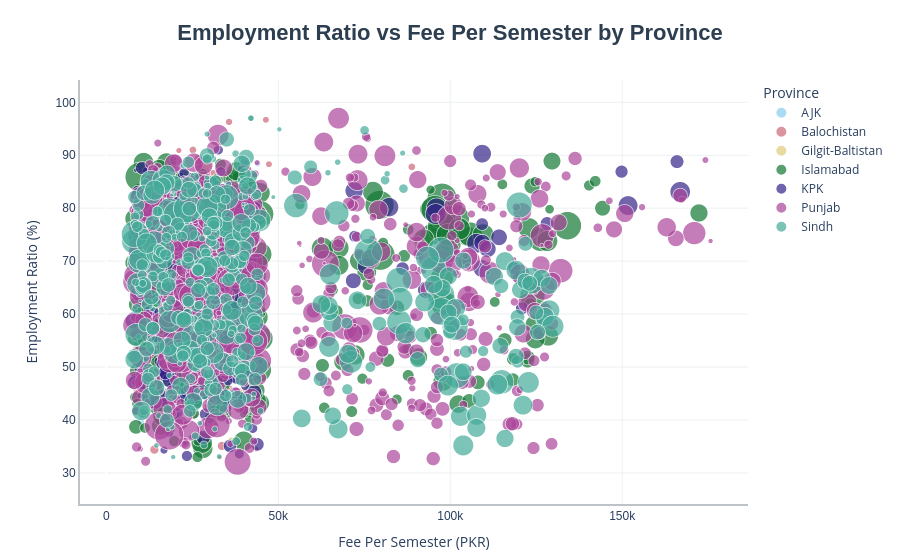

Notebook cell for this chart:
### Code cell
fig = px.scatter(
    c_uni_data,
    x='Fee_Per_Semester_PKR',
    y='Employment_Ratio_Pct',
    color='Province',
    size='Total_Enrollment',
    hover_data=["UNI_Name"],  
    title="<b>Employment Ratio vs Fee Per Semester by Province</b>",
    labels={
        "Fee_Per_Semester_PKR": "Fee Per Semester (PKR)",
        "Employment_Ratio_Pct": "Employment Ratio (%)",
        "Province": "Province",
        "Total_Enrollment": "Total Enrollment",
        "UNI_Name": "University",
    },
    color_discrete_sequence=px.colors.qualitative.Safe,
    size_max=30
)

fig.update_layout(
    title_font=dict(size=22, family="Arial", color="#2c3e50"),
    title_x=0.5,  # Center the title
    legend_title_text="Province",
    plot_bgcolor="rgba(0,0,0,0)",  # Transparent chart background
    paper_bgcolor="rgba(0,0,0,0)",
    margin=dict(l=80, r=50, t=80, b=50),
)

fig.update_xaxes(
    showline=True,
    linewidth=2,
    linecolor="#bdc3c7",
    showgrid=True,
    gridcolor="#ecf0f1",  
    tickfont=dict(size=12, family="Arial"),
)

fig.update_yaxes(
    showline=True,
    linewidth=2,
    linecolor="#bdc3c7",
    showgrid=True,
    gridcolor="#ecf0f1",  
    tickfont=dict(size=12, family="Arial"),
)


fig.update_traces(
    marker=dict(
        opacity=0.7,  
        line=dict(width=0.8, color="#ffffff"),  
    )
)

fig.show()

### Figure 1 — Plotly figure (JSON) as saved in the notebook; plotly's stock layout.template omitted (floating-point values rounded to 4 significant figures; data arrays with more than 128 entries replaced by an {"elided": "..."} marker saying what was removed)
{"data": [{"customdata": [["Mirpur University of Science & Technology"], ["Mirpur University of Science & Technology"], ["Mirpur University of Science & Technology"], ["Mirpur University of Science & Technology"], ["Mirpur University of Science & Technology"], ["Mirpur University of Science & Technology"], ["Mirpur University of Science & Technology"], ["Mirpur University of Science & Technology"], ["Mirpur University of Science & Technology"], ["Mirpur University of Science & Technology"], ["Mirpur University of Science & Technology"], ["Mirpur University of Science & Technology"], ["Mirpur University of Science & Technology"], ["Mirpur University of Science & Technology"], ["Mirpur University of Science & Technology"], ["Mirpur University of Science & Technology"], ["Mirpur University of Science & Technology"], ["Mirpur University of Science & Technology"], ["Mirpur University of Science & Technology"], ["Mirpur University of Science & Technology"], ["Mirpur University of Science & Technology"], ["Mirpur University of Science & Technology"], ["Mirpur University of Science & Technology"], ["Mirpur University of Science & Technology"], ["University of Azad Jammu & Kashmir"], ["University of Azad Jammu & Kashmir"], ["University of Azad Jammu & Kashmir"], ["University of Azad Jammu & Kashmir"], ["University of Azad Jammu & Kashmir"], ["University of Azad Jammu & Kashmir"], ["University of Azad Jammu & Kashmir"], ["University of Azad Jammu & Kashmir"], ["University of Azad Jammu & Kashmir"], ["University of Azad Jammu & Kashmir"], ["University of Azad Jammu & Kashmir"], ["University of Azad Jammu & Kashmir"], ["University of Azad Jammu & Kashmir"], ["University of Azad Jammu & Kashmir"], ["University of Azad Jammu & Kashmir"], ["University of Azad Jammu & Kashmir"], ["University of Azad Jammu & Kashmir"], ["University of Azad Jammu & Kashmir"], ["University of Azad Jammu & Kashmir"], ["University of Azad Jammu & Kashmir"], ["University of Azad Jammu & Kashmir"], ["University of Azad Jammu & Kashmir"], ["University of Azad Jammu & Kashmir"], ["University of Azad Jammu & Kashmir"], ["University of Azad Jammu & Kashmir"], ["University of Azad Jammu & Kashmir"], ["University of Azad Jammu & Kashmir"], ["University of Azad Jammu & Kashmir"], ["University of Azad Jammu & Kashmir"], ["University of Azad Jammu & Kashmir"], ["University of Azad Jammu & Kashmir"], ["University of Azad Jammu & Kashmir"], ["University of Azad Jammu & Kashmir"], ["University of Azad Jammu & Kashmir"], ["University of Azad Jammu & Kashmir"], ["University of Azad Jammu & Kashmir"]], "hovertemplate": "Province=AJK<br>Fee Per Semester (PKR)=%{x}<br>Employment Ratio (%)=%{y}<br>Total Enrollment=%{marker.size}<br>University=%{customdata[0]}<extra></extra>", "legendgroup": "AJK", "marker": {"color": "rgb(136, 204, 238)", "line": {"color": "#ffffff", "width": 0.8}, "opacity": 0.7, "size": [276, 231, 264, 284, 96, 95, 86, 102, 399, 398, 371, 401, 358, 346, 364, 404, 135, 142, 156, 185, 305, 311, 331, 322, 400, 450, 476, 433, 172, 180, 173, 208, 478, 559, 523, 541, 276, 282, 346, 372, 69, 66, 65, 83, 159, 165, 160, 203, 221, 216, 257, 225, 220, 277, 285, 287, 250, 224, 230, 255], "sizemode": "area", "sizeref": 4.532, "symbol": "circle"}, "mode": "markers", "name": "AJK", "showlegend": true, "type": "scattergl", "x": [24610.0, 12940.0, 25950.0, 24960.0, 12690.0, 24960.0, 25180.0, 39700.0, 24960.0, 9444.0, 44070.0, 40120.0, 20080.0, 37170.0, 31390.0, 24740.0, 12610.0, 24960.0, 17630.0, 44000.0, 24960.0, 25730.0, 24960.0, 17010.0, 27910.0, 38920.0, 37930.0, 15960.0, 37700.0, 32150.0, 30610.0, 25800.0, 21360.0, 44150.0, 22280.0, 44260.0, 34740.0, 11040.0, 20040.0, 35500.0, 39250.0, 28030.0, 20790.0, 28030.0, 25830.0, 28030.0, 37860.0, 31820.0, 10140.0, 30270.0, 42460.0, 27540.0, 10620.0, 43920.0, 29000.0, 26470.0, 16890.0, 28030.0, 22080.0, 10030.0], "xaxis": "x", "y": [70.7, 73.8, 65.6, 64.9, 88.1, 79.8, 89.2, 89.6, 73.3, 75.5, 82.9, 69.0, 76.3, 72.2, 68.3, 64.1, 85.0, 76.0, 78.0, 88.4, 77.9, 78.7, 71.6, 74.8, 65.3, 75.5, 65.3, 72.9, 68.4, 66.9, 70.7, 72.5, 77.6, 71.1, 71.7, 79.9, 43.6, 44.3, 41.4, 34.8, 82.3, 84.0, 79.6, 75.2, 66.5, 66.1, 77.4, 76.2, 57.0, 61.1, 59.7, 66.6, 52.2, 52.0, 50.3, 51.7, 39.4, 45.0, 48.2, 39.7], "yaxis": "y"}, {"customdata": {"elided": "296x1 str values"}, "hovertemplate": "Province=Balochistan<br>Fee Per Semester (PKR)=%{x}<br>Employment Ratio (%)=%{y}<br>Total Enrollment=%{marker.size}<br>University=%{customdata[0]}<extra></extra>", "legendgroup": "Balochistan", "marker": {"color": "rgb(204, 102, 119)", "line": {"color": "#ffffff", "width": 0.8}, "opacity": 0.7, "size": {"elided": "296 int values"}, "sizemode": "area", "sizeref": 4.532, "symbol": "circle"}, "mode": "markers", "name": "Balochistan", "showlegend": true, "type": "scattergl", "x": {"elided": "296 float values"}, "xaxis": "x", "y": {"elided": "296 float values"}, "yaxis": "y"}, {"customdata": [["Karakoram International University"], ["Karakoram International University"], ["Karakoram International University"], ["Karakoram International University"], ["Karakoram International University"], ["Karakoram International University"], ["Karakoram International University"], ["Karakoram International University"], ["Karakoram International University"], ["Karakoram International University"], ["Karakoram International University"], ["Karakoram International University"], ["Karakoram International University"], ["Karakoram International University"], ["Karakoram International University"], ["Karakoram International University"], ["Karakoram International University"], ["Karakoram International University"], ["Karakoram International University"], ["Karakoram International University"], ["Karakoram International University"], ["Karakoram International University"], ["Karakoram International University"], ["Karakoram International University"], ["University of Baltistan Skardu"], ["University of Baltistan Skardu"], ["University of Baltistan Skardu"], ["University of Baltistan Skardu"], ["University of Baltistan Skardu"], ["University of Baltistan Skardu"], ["University of Baltistan Skardu"], ["University of Baltistan Skardu"], ["University of Baltistan Skardu"], ["University of Baltistan Skardu"], ["University of Baltistan Skardu"], ["University of Baltistan Skardu"], ["University of Baltistan Skardu"], ["University of Baltistan Skardu"], ["University of Baltistan Skardu"], ["University of Baltistan Skardu"], ["University of Baltistan Skardu"], ["University of Baltistan Skardu"], ["University of Baltistan Skardu"], ["University of Baltistan Skardu"], ["University of Baltistan Skardu"], ["University of Baltistan Skardu"], ["University of Baltistan Skardu"], ["University of Baltistan Skardu"], ["University of Baltistan Skardu"], ["University of Baltistan Skardu"], ["University of Baltistan Skardu"], ["University of Baltistan Skardu"], ["University of Baltistan Skardu"], ["University of Baltistan Skardu"], ["University of Baltistan Skardu"], ["University of Baltistan Skardu"]], "hovertemplate": "Province=Gilgit-Baltistan<br>Fee Per Semester (PKR)=%{x}<br>Employment Ratio (%)=%{y}<br>Total Enrollment=%{marker.size}<br>University=%{customdata[0]}<extra></extra>", "legendgroup": "Gilgit-Baltistan", "marker": {"color": "rgb(221, 204, 119)", "line": {"color": "#ffffff", "width": 0.8}, "opacity": 0.7, "size": [53, 61, 65, 69, 361, 316, 376, 400, 377, 372, 374, 441, 293, 261, 318, 266, 71, 81, 89, 87, 136, 142, 173, 162, 152, 163, 141, 156, 331, 395, 389, 378, 370, 384, 397, 397, 279, 295, 348, 350, 537, 513, 577, 492, 385, 363, 357, 429, 197, 181, 185, 187, 380, 387, 466, 459], "sizemode": "area", "sizeref": 4.532, "symbol": "circle"}, "mode": "markers", "name": "Gilgit-Baltistan", "showlegend": true, "type": "scattergl", "x": [29310.0, 27480.0, 31840.0, 26370.0, 26800.0, 13610.0, 32410.0, 31380.0, 31270.0, 40350.0, 32980.0, 26040.0, 29310.0, 10750.0, 29890.0, 35310.0, 29310.0, 38850.0, 26650.0, 24760.0, 29310.0, 18750.0, 36350.0, 19930.0, 29160.0, 32670.0, 29160.0, 9838.0, 28990.0, 22970.0, 33130.0, 26380.0, 44190.0, 25590.0, 37790.0, 13000.0, 24730.0, 12640.0, 36160.0, 29160.0, 39000.0, 38350.0, 40470.0, 19150.0, 29320.0, 33340.0, 29160.0, 32850.0, 33480.0, 9775.0, 15540.0, 30780.0, 38400.0, 23740.0, 14740.0, 18210.0], "xaxis": "x", "y": [51.7, 46.9, 52.7, 57.7, 61.7, 75.1, 75.8, 71.6, 76.2, 77.7, 81.0, 72.3, 45.7, 52.9, 59.7, 53.7, 59.4, 67.0, 65.4, 64.0, 41.5, 49.9, 36.2, 47.1, 46.0, 55.7, 51.3, 45.0, 67.1, 76.4, 75.9, 68.5, 47.6, 49.5, 56.7, 46.9, 69.6, 61.0, 60.1, 61.1, 79.7, 79.1, 77.5, 84.1, 88.0, 77.0, 76.1, 80.0, 53.4, 53.3, 46.9, 53.0, 45.1, 55.2, 44.6, 57.8], "yaxis": "y"}, {"customdata": {"elided": "468x1 str values"}, "hovertemplate": "Province=Islamabad<br>Fee Per Semester (PKR)=%{x}<br>Employment Ratio (%)=%{y}<br>Total Enrollment=%{marker.size}<br>University=%{customdata[0]}<extra></extra>", "legendgroup": "Islamabad", "marker": {"color": "rgb(17, 119, 51)", "line": {"color": "#ffffff", "width": 0.8}, "opacity": 0.7, "size": {"elided": "468 int values"}, "sizemode": "area", "sizeref": 4.532, "symbol": "circle"}, "mode": "markers", "name": "Islamabad", "showlegend": true, "type": "scattergl", "x": {"elided": "468 float values"}, "xaxis": "x", "y": {"elided": "468 float values"}, "yaxis": "y"}, {"customdata": {"elided": "404x1 str values"}, "hovertemplate": "Province=KPK<br>Fee Per Semester (PKR)=%{x}<br>Employment Ratio (%)=%{y}<br>Total Enrollment=%{marker.size}<br>University=%{customdata[0]}<extra></extra>", "legendgroup": "KPK", "marker": {"color": "rgb(51, 34, 136)", "line": {"color": "#ffffff", "width": 0.8}, "opacity": 0.7, "size": {"elided": "404 int values"}, "sizemode": "area", "sizeref": 4.532, "symbol": "circle"}, "mode": "markers", "name": "KPK", "showlegend": true, "type": "scattergl", "x": {"elided": "404 float values"}, "xaxis": "x", "y": {"elided": "404 float values"}, "yaxis": "y"}, {"customdata": {"elided": "824x1 str values"}, "hovertemplate": "Province=Punjab<br>Fee Per Semester (PKR)=%{x}<br>Employment Ratio (%)=%{y}<br>Total Enrollment=%{marker.size}<br>University=%{customdata[0]}<extra></extra>", "legendgroup": "Punjab", "marker": {"color": "rgb(170, 68, 153)", "line": {"color": "#ffffff", "width": 0.8}, "opacity": 0.7, "size": {"elided": "824 int values"}, "sizemode": "area", "sizeref": 4.532, "symbol": "circle"}, "mode": "markers", "name": "Punjab", "showlegend": true, "type": "scattergl", "x": {"elided": "824 float values"}, "xaxis": "x", "y": {"elided": "824 float values"}, "yaxis": "y"}, {"customdata": {"elided": "476x1 str values"}, "hovertemplate": "Province=Sindh<br>Fee Per Semester (PKR)=%{x}<br>Employment Ratio (%)=%{y}<br>Total Enrollment=%{marker.size}<br>University=%{customdata[0]}<extra></extra>", "legendgroup": "Sindh", "marker": {"color": "rgb(68, 170, 153)", "line": {"color": "#ffffff", "width": 0.8}, "opacity": 0.7, "size": {"elided": "476 int values"}, "sizemode": "area", "sizeref": 4.532, "symbol": "circle"}, "mode": "markers", "name": "Sindh", "showlegend": true, "type": "scattergl", "x": {"elided": "476 float values"}, "xaxis": "x", "y": {"elided": "476 float values"}, "yaxis": "y"}], "layout": {"legend": {"itemsizing": "constant", "title": {"text": "Province"}, "tracegroupgap": 0}, "margin": {"b": 50, "l": 80, "r": 50, "t": 80}, "paper_bgcolor": "rgba(0,0,0,0)", "plot_bgcolor": "rgba(0,0,0,0)", "title": {"font": {"color": "#2c3e50", "family": "Arial", "size": 22}, "text": "<b>Employment Ratio vs Fee Per Semester by Province</b>", "x": 0.5}, "xaxis": {"anchor": "y", "domain": [0, 1], "gridcolor": "#ecf0f1", "linecolor": "#bdc3c7", "linewidth": 2, "showgrid": true, "showline": true, "tickfont": {"family": "Arial", "size": 12}, "title": {"text": "Fee Per Semester (PKR)"}}, "yaxis": {"anchor": "x", "domain": [0, 1], "gridcolor": "#ecf0f1", "linecolor": "#bdc3c7", "linewidth": 2, "showgrid": true, "showline": true, "tickfont": {"family": "Arial", "size": 12}, "title": {"text": "Employment Ratio (%)"}}}}
